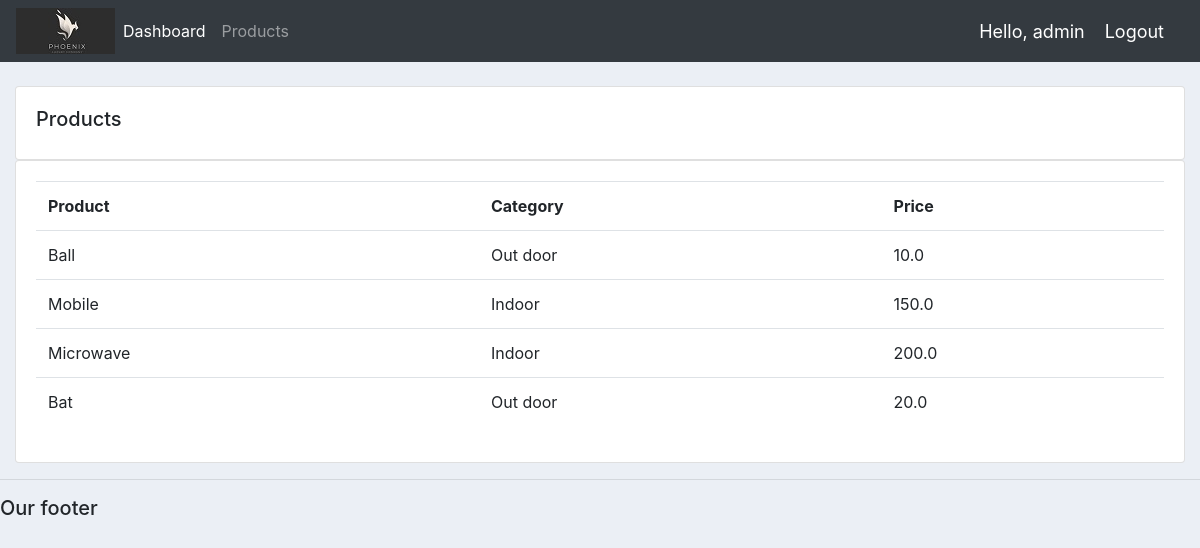
Screenshot of /products/ (signed in) with the database file from the repository.
### accounts/models.py (models this page shows, shortened)
class Product(models.Model):
	CATAGORY = (
			('Indoor', 'Indoor'),
			('Out door', 'Out door'),
		)
	name = models.CharField(max_length = 200, null=True)
	price = models.FloatField(null=True)
	category = models.CharField(max_length = 200, null=True, choices = CATAGORY)
	description = models.CharField(max_length = 200, null=True, blank=True)
	date_created = models.DateTimeField(auto_now_add=True, null=True)
	tags =models.ManyToManyField(Tag)

### accounts/decorators.py (the view)
		def wrapper_func(request, *args, **kwargs):
			group = None
			if request.user.groups.exists():
				group = request.user.groups.all()[0].name
				print(group)
			if group in allowed_roles:
				print('working', allowed_roles)
				return view_func(request, *args, **kwargs)
			else:
				return HttpResponse("you are not authorized to view this page")

### accounts/views.py (called while the page is built)
@allowed_users(allowed_roles=['admin'])
@login_required(login_url='login')
def products(request):
	products = Product.objects.all();
	return render(request,'accounts/products.html',{'products': products})

### accounts/templates/accounts/products.html
{% extends 'accounts/main.html' %}
{% block content %}
	<br>
	<div class="row">
		<div class="col-md">
			<div class="card card-body">
				<h5>Products</h5>
			</div>
			<div class="card card-body">
				<table class="table">
					<tr>
						<th>Product</th>
						<th>Category</th>
						<th>Price</th>
					</tr>
					{% for product in products %}
						<tr>
								<td>{{product.name}}</td>
								<td>{{product.category}}</td>
								<td>{{product.price}}</td>
						</tr>
					{% endfor %}
				</table>
			</div>
		</div>
	</div>
{% endblock content %}

### accounts/templates/accounts/navbar.html (shortened to what this page needs)
{% load static %}
<nav class="navbar navbar-expand-lg navbar-dark bg-dark">
 <img src="{% static 'images/logo.jpg' %}">
  <div class="collapse navbar-collapse" id="navbarNav">
    <ul class="navbar-nav">
      {% if request.user.is_staff %}
      <li class="nav-item active">
        <a class="nav-link" href="{% url 'home' %}">Dashboard</a>
      </li>
      <li class="nav-item">
        <a class="nav-link" href="{% url 'products' %}">Products</a>
      </li>
      {% endif %}
    </ul>
  </div>
  <span class="hello-msg">Hello, {{ request.user }}</span>
  <span><a class="hello-msg" href="{% url 'logout' %}">Logout</a></span>
</nav>

### static/css/main.css (style rules this page uses)
body { background-color: #ebeff5; }

### accounts/templates/accounts/navbar.html (style rules this page uses)
.hello-msg { font-size : 18px; color : #fff; margin-right : 20px; }

### rows the page displays
Product: name "Ball", category "Out door", price "10.0"
Product: name "Mobile", category "Indoor", price "150.0"
Product: name "Microwave", category "Indoor", price "200.0"
Product: name "Bat", category "Out door", price "20.0"

### other values shown
{{ request.user }} "admin"
